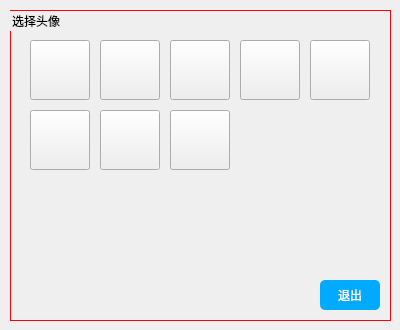
<?xml version="1.0" encoding="UTF-8"?>
<ui version="4.0">
 <class>HeadImg</class>
 <widget class="QWidget" name="HeadImg">
  <property name="geometry">
   <rect>
    <x>0</x>
    <y>0</y>
    <width>400</width>
    <height>330</height>
   </rect>
  </property>
  <property name="minimumSize">
   <size>
    <width>400</width>
    <height>330</height>
   </size>
  </property>
  <property name="maximumSize">
   <size>
    <width>400</width>
    <height>330</height>
   </size>
  </property>
  <property name="windowTitle">
   <string>Form</string>
  </property>
  <property name="styleSheet">
   <string notr="true">QGroupBox#groupBox{
	border: 1px solid rgb(255, 0, 0);
}

QPushButton#exit_Btn{
	border-radius:5px;
	background-color: rgb(0, 170, 255);
	font:normal 18px &quot;楷体&quot;;
	color:rgb(255, 255, 255);
}

QPushButton#img1_Btn{
	border-image: url(:/new/user/user/My.jpg);
}

QPushButton#img2_Btn{
	border-image: url(:/new/user/user/headImg_1.jpg);
}

QPushButton#img3_Btn{
	border-image: url(:/new/user/user/headImg_2.jpg);
}

QPushButton#img4_Btn{
	border-image: url(:/new/user/user/headImg_3.jpg);
}

QPushButton#img5_Btn{
	border-image: url(:/new/user/user/headImg_4.jpg);
}
QPushButton#img6_Btn{
	border-image: url(:/new/user/user/headImg_5.jpg);
}

QPushButton#img7_Btn{
	border-image: url(:/new/user/user/headImg_6.jpg);
}

QPushButton#img8_Btn{
	border-image: url(:/new/user/user/headImg_8.jpg);
}</string>
  </property>
  <widget class="QGroupBox" name="groupBox">
   <property name="geometry">
    <rect>
     <x>10</x>
     <y>10</y>
     <width>381</width>
     <height>311</height>
    </rect>
   </property>
   <property name="title">
    <string>选择头像</string>
   </property>
   <widget class="QPushButton" name="img1_Btn">
    <property name="geometry">
     <rect>
      <x>20</x>
      <y>30</y>
      <width>60</width>
      <height>60</height>
     </rect>
    </property>
    <property name="minimumSize">
     <size>
      <width>60</width>
      <height>60</height>
     </size>
    </property>
    <property name="maximumSize">
     <size>
      <width>60</width>
      <height>60</height>
     </size>
    </property>
    <property name="text">
     <string/>
    </property>
   </widget>
   <widget class="QPushButton" name="img2_Btn">
    <property name="geometry">
     <rect>
      <x>90</x>
      <y>30</y>
      <width>60</width>
      <height>60</height>
     </rect>
    </property>
    <property name="minimumSize">
     <size>
      <width>60</width>
      <height>60</height>
     </size>
    </property>
    <property name="maximumSize">
     <size>
      <width>60</width>
      <height>60</height>
     </size>
    </property>
    <property name="text">
     <string/>
    </property>
   </widget>
   <widget class="QPushButton" name="img3_Btn">
    <property name="geometry">
     <rect>
      <x>160</x>
      <y>30</y>
      <width>60</width>
      <height>60</height>
     </rect>
    </property>
    <property name="minimumSize">
     <size>
      <width>60</width>
      <height>60</height>
     </size>
    </property>
    <property name="maximumSize">
     <size>
      <width>60</width>
      <height>60</height>
     </size>
    </property>
    <property name="text">
     <string/>
    </property>
   </widget>
   <widget class="QPushButton" name="img4_Btn">
    <property name="geometry">
     <rect>
      <x>230</x>
      <y>30</y>
      <width>60</width>
      <height>60</height>
     </rect>
    </property>
    <property name="minimumSize">
     <size>
      <width>60</width>
      <height>60</height>
     </size>
    </property>
    <property name="maximumSize">
     <size>
      <width>60</width>
      <height>60</height>
     </size>
    </property>
    <property name="text">
     <string/>
    </property>
   </widget>
   <widget class="QPushButton" name="img5_Btn">
    <property name="geometry">
     <rect>
      <x>300</x>
      <y>30</y>
      <width>60</width>
      <height>60</height>
     </rect>
    </property>
    <property name="minimumSize">
     <size>
      <width>60</width>
      <height>60</height>
     </size>
    </property>
    <property name="maximumSize">
     <size>
      <width>60</width>
      <height>60</height>
     </size>
    </property>
    <property name="text">
     <string/>
    </property>
   </widget>
   <widget class="QPushButton" name="img6_Btn">
    <property name="geometry">
     <rect>
      <x>20</x>
      <y>100</y>
      <width>60</width>
      <height>60</height>
     </rect>
    </property>
    <property name="minimumSize">
     <size>
      <width>60</width>
      <height>60</height>
     </size>
    </property>
    <property name="maximumSize">
     <size>
      <width>60</width>
      <height>60</height>
     </size>
    </property>
    <property name="text">
     <string/>
    </property>
   </widget>
   <widget class="QPushButton" name="img7_Btn">
    <property name="geometry">
     <rect>
      <x>90</x>
      <y>100</y>
      <width>60</width>
      <height>60</height>
     </rect>
    </property>
    <property name="minimumSize">
     <size>
      <width>60</width>
      <height>60</height>
     </size>
    </property>
    <property name="maximumSize">
     <size>
      <width>60</width>
      <height>60</height>
     </size>
    </property>
    <property name="text">
     <string/>
    </property>
   </widget>
   <widget class="QPushButton" name="img8_Btn">
    <property name="geometry">
     <rect>
      <x>160</x>
      <y>100</y>
      <width>60</width>
      <height>60</height>
     </rect>
    </property>
    <property name="minimumSize">
     <size>
      <width>60</width>
      <height>60</height>
     </size>
    </property>
    <property name="maximumSize">
     <size>
      <width>60</width>
      <height>60</height>
     </size>
    </property>
    <property name="text">
     <string/>
    </property>
   </widget>
   <widget class="QPushButton" name="exit_Btn">
    <property name="geometry">
     <rect>
      <x>310</x>
      <y>270</y>
      <width>60</width>
      <height>30</height>
     </rect>
    </property>
    <property name="minimumSize">
     <size>
      <width>60</width>
      <height>30</height>
     </size>
    </property>
    <property name="maximumSize">
     <size>
      <width>60</width>
      <height>30</height>
     </size>
    </property>
    <property name="text">
     <string>退出</string>
    </property>
    <property name="shortcut">
     <string>Return</string>
    </property>
   </widget>
  </widget>
  <widget class="QLabel" name="back_Lab">
   <property name="geometry">
    <rect>
     <x>0</x>
     <y>0</y>
     <width>400</width>
     <height>330</height>
    </rect>
   </property>
   <property name="minimumSize">
    <size>
     <width>400</width>
     <height>330</height>
    </size>
   </property>
   <property name="maximumSize">
    <size>
     <width>400</width>
     <height>330</height>
    </size>
   </property>
   <property name="text">
    <string/>
   </property>
  </widget>
  <zorder>back_Lab</zorder>
  <zorder>groupBox</zorder>
 </widget>
 <resources/>
 <connections/>
</ui>
